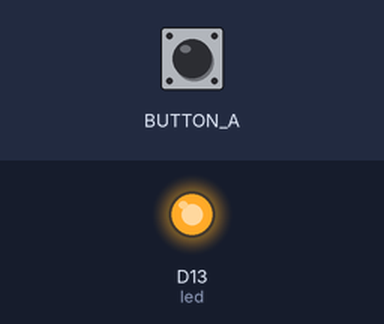
Bench run of a program on a simulated Circuit Playground running CircuitPython. Shown: output pins drawn as LEDs (lit = HIGH). The test bench sets the inputs (shaded band).

Above: at 1.2 s.
1.3 s: button A pressed for 0.15 s
At 1.37 s:
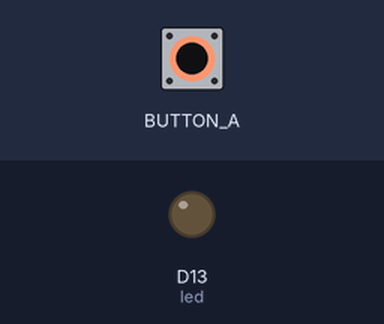
2.9 s: button A pressed for 3.2 s
At 7.1 s:
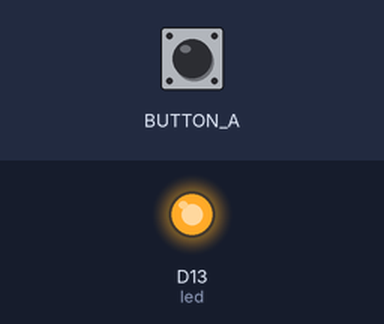
Timing chart, 0 to 8.6 s (numbered marks = the images above; inputs shaded):
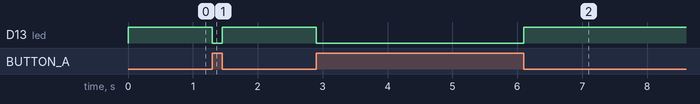

The program:

buttons.py
```python
# CircuitPlaygroundExpress_DigitalIO

from digitalio import DigitalInOut, Direction, Pull
import board
import time

led = DigitalInOut(board.D13)
led.direction = Direction.OUTPUT

button = DigitalInOut(board.BUTTON_A)
button.direction = Direction.INPUT
button.pull = Pull.DOWN

while True:
    if button.value == True:  # button is pushed
        led.value = False
    else:
        led.value = True

    time.sleep(0.001)
```

Measured:
- after the input at 1.3 s, D13 (led): HIGH → LOW at once, → HIGH 0.15 s later
- after the input at 2.9 s, D13 (led): HIGH → LOW at once, → HIGH 3.2 s later
